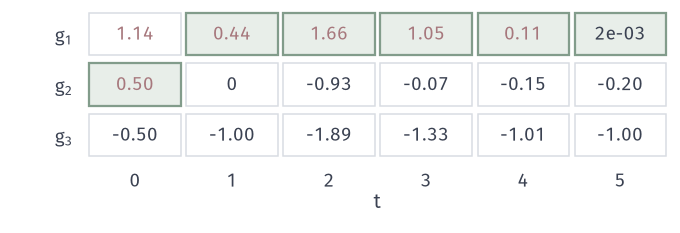

Recreate this plot in Python.
from pathlib import Path
import sys
sys.path.insert(0, str(Path(__file__).resolve().parents[1]/"sqp-common"))
from sqp_fig import *
HERE = Path(__file__).resolve().parent
L=ineq_sqp([.5,1.7],[1.,0,0],T=6)
fig,ax=figure(width_mm=96,height_mm=33); panels(fig,.12,.99,.97,.3,0)
for t,l in enumerate(L[:-1]):
    for i in range(3):
        v=l['g'][i]; inW=(i+1) in l['S']
        ax.add_patch(plt_rect:=__import__('matplotlib.patches',fromlist=['Rectangle']).Rectangle((t-.47,2-i-.42),.94,.84,facecolor=GREEN_FILL if inW else 'white',edgecolor=GREEN if inW else GRID,lw=.9 if inW else .6))
        ax.text(t,2-i,'%.2f'%v if abs(v)>=.005 else ('0' if abs(v)<5e-7 else '%.0e'%v),ha='center',va='center',fontsize=7.5,color=RED if v>5e-3 else INK)
ax.set_xlim(-.55,5.55); ax.set_ylim(-.55,2.55); ax.set_xticks(range(6)); ax.set_yticks([0,1,2]); ax.set_yticklabels(['$g_3$','$g_2$','$g_1$']); ax.set_xlabel('$t$',labelpad=1)
ax.spines['left'].set_visible(False); ax.spines['bottom'].set_visible(False); ax.tick_params(length=0)
save(fig,HERE,'figure',{'g':[l['g'].tolist() for l in L[:-1]],'W':[l['S'] for l in L[:-1]]})
